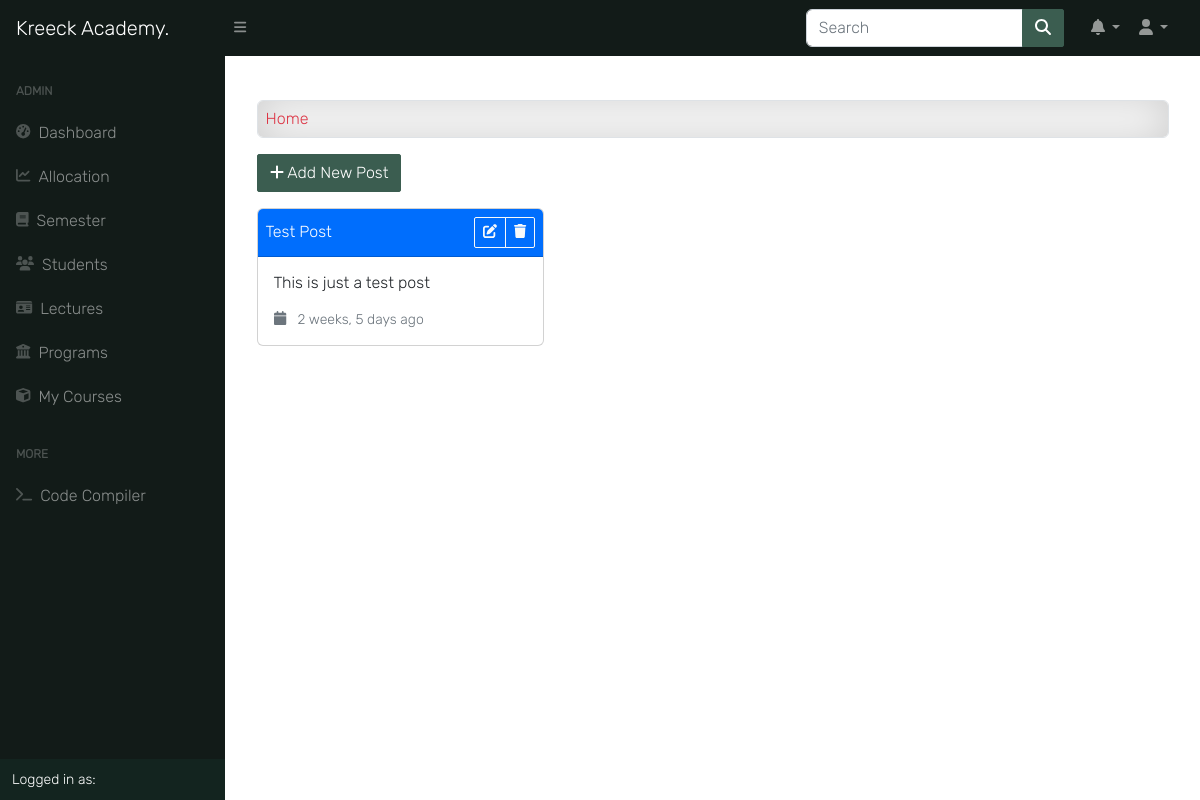
The app's page /dashboard/ (signed in), older data.
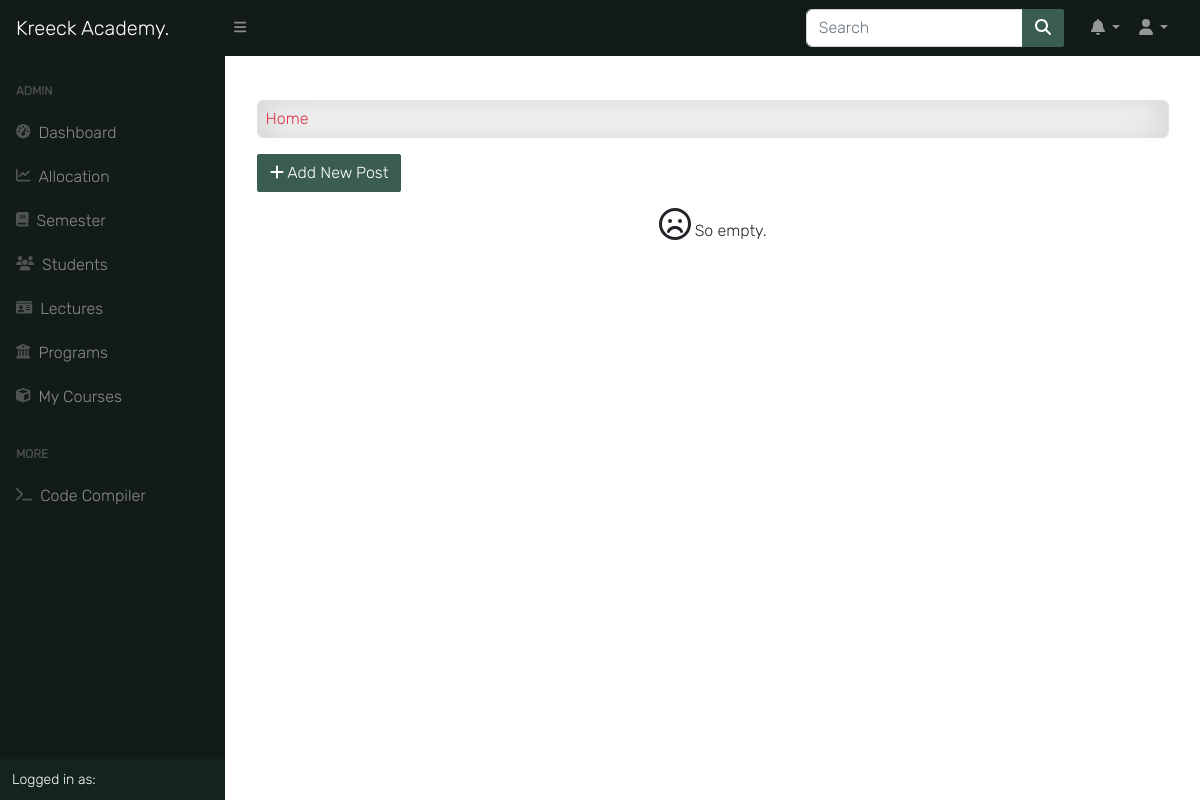
The same page, newer data.
### app/models.py (models this page shows, shortened)
class NewsAndEvents(models.Model):
    title = models.CharField(max_length=200, null=True)
    summary = models.TextField(max_length=200, blank=True, null=True)
    posted_as = models.CharField(choices=POST, max_length=10)
    updated_date = models.DateTimeField(auto_now=True, auto_now_add=False, null=True)
    upload_time = models.DateTimeField(auto_now=False, auto_now_add=True, null=True)
    objects = NewsAndEventsManager()

### app/views.py (the view)
# urls.py: path('dashboard/', home_view, name='home'),
@login_required
def home_view(request):
    items = NewsAndEvents.objects.all().order_by('-updated_date')
    context = {
        'title': "News & Events | Kreeck Academy",
        'items': items,
    }
    return render(request, 'app/index.html', context)

### app/models.py (called while the page is built)
    def get_queryset(self):
        return NewsAndEventsQuerySet(self.model, using=self._db)

    def all(self):
        return self.get_queryset()

### templates/app/index.html (shortened to what this page needs)
{% extends 'base.html' %}
{% block content %}
<div class="container mt-4">
    <div id="input-nav" class="p-2 mb-3 bg-light border rounded">Home</div>
    {% if request.user.is_superuser %}
    <div class="mb-3">
        <a class="btn btn-primary" href="{% url 'add_item' %}">
            <i class="fas fa-plus"></i> Add New Post
        </a>
    </div>
    {% endif %}
    {% if items %}
    <div class="row">
        {% for item in items %}
        <div class="col-md-4 mb-4">
            <div class="card">
                <div class="card-header card-header-ne {% if item.posted_as == 'News' %}bg-primary text-white{% else %}bg-info text-white{% endif %} p-2">
                    <span class="title">{{ item.title|title }}</span>
                    {% if request.user.is_superuser %}
                    <div class="btn-group">
                        <a href="{% url 'edit_post' pk=item.id %}" class="btn btn-sm btn-outline-light">
                            <i class="fa-solid fa-pen-to-square"></i>
                        </a>
                        <a href="{% url 'delete_post' pk=item.id %}" class="btn btn-sm btn-outline-light">
                            <i class="fa-solid fa-trash"></i>
                        </a>
                    </div>
                    {% endif %}
                </div>
                <div class="card-body">
                    <p class="card-text">{{ item.summary }}</p>
                    <p class="card-text">
                        <small class="text-muted">
                            <i class="fa fa-calendar me-2"></i>
                            {{ item.updated_date|timesince }} ago
                        </small>
                    </p>
                </div>
            </div>
        </div>
        {% endfor %}
    </div>
    {% else %}
    <p class="text-center">
        <i class="far fa-frown fa-2x"></i> So empty.
    </p>
    {% endif %}
</div>
{% endblock content %}

Row changes from the older to the newer data that the page shows:
removed NewsAndEvents: title "Test Post", summary "This is just a test post", updated_date "2 weeks, 5 days"
Text that changed along with them:
text now shown: "So empty."
